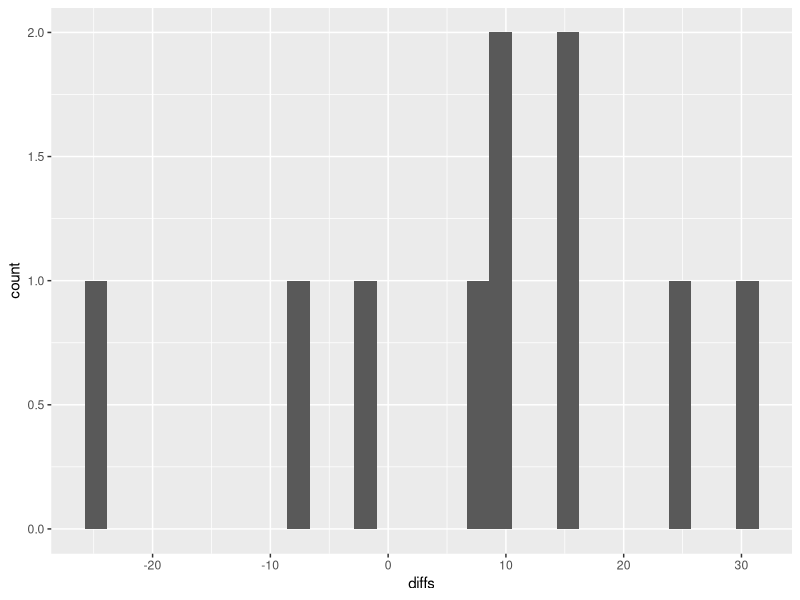
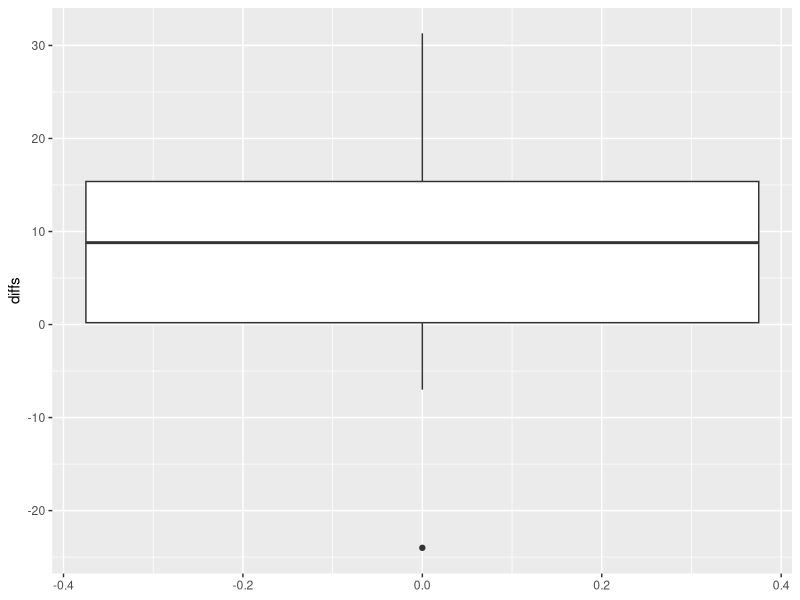

Generate these figures, in order, with R:
## ---- chunk 1
knitr::opts_chunk$set(echo = TRUE)
## ---- chunk 2
library(tidyverse)
## ---- chunk 3
n1 <- 122
n2 <- 98
p1 <- 115/122
p2 <- 87/98
pbar <- (n1*p1 + n2*p2) / (n1+n2)

z <- (p1-p2) / sqrt((pbar*(1-pbar)/n1) + (pbar*(1-pbar)/n2))
z
## ---- chunk 4
2* (1-pnorm(z))

## ---- chunk 5
n1 <- 208
m1 <- 1.81
s1 <- .07

n2 <- 19
m2 <- .71
s2 <- .05

sig1 <- s1 * sqrt(n1)
sig2 <- s2 * sqrt(n2)

t = (m1 - m2) / sqrt(( (sig1^2) / n1 ) + ( (sig2^2) / n2 ))
t

##Satterthwaite approximation

v1 = sig1^2 / n1
v2 = sig2^2 / n2

v <- (((v1+v2)^2) / ((v1^2 / (n1-1)) + (v2^2 / (n2-1))))
v



2 * (1-pt(t, v))
## ---- chunk 6
pre <- c(22, 63.3, 96, 9.2, 3.1, 50, 33, 69, 64, 18.8, 0, 34)
post <- c(63.5, 91.5, 59, 37.8, 10.1, 19.6, 41, 87.7, 86, 55, 88, 40)

df <- as.data.frame(cbind(pre, post))
df2 <- df %>% mutate(diffs = post-pre)
n <- length(pre)
dbar <- mean(df2$diffs)
s <- sd(df2$diffs)
mu_d <- 0

tstat <- (dbar - mu_d) / (s/sqrt(n))

1 - pt(tstat, n-1)

## ---- chunk 7
sd1 <- 30.62
sd2 <- 11.37

f <- sd1^2/sd2^2

1- pf(f, 5, 5)

## ---- chunk 8
subject <- 1:10
baseline <- c(51.7, 79, 78.7,80.3,72,85,69.7,71.3,55.7,56.3)
minutes5 <- c(49.3, 72, 87.3, 88.3, 103.3, 94, 94.7, 47.3, 71.2, 71.3)

df <- as.data.frame(cbind(subject, baseline, minutes5)) %>% 
  mutate(diffs = minutes5 - baseline)

ggplot(df, aes(x = diffs))+
  geom_histogram()

ggplot(df, aes(y = diffs))+
  geom_boxplot()
#we first make it a one sample by computing the differences, then since it is not normally distributed, we cannot assume the population is normal so we will conduct a non-parametric test:

mytest <- wilcox.test(df$diffs, alternative = "greater", mu=0, paired=FALSE,
 exact=TRUE, correct=FALSE)
2* mytest$p.value

#We do 2* here because our alternative hypothesis is not equal to

